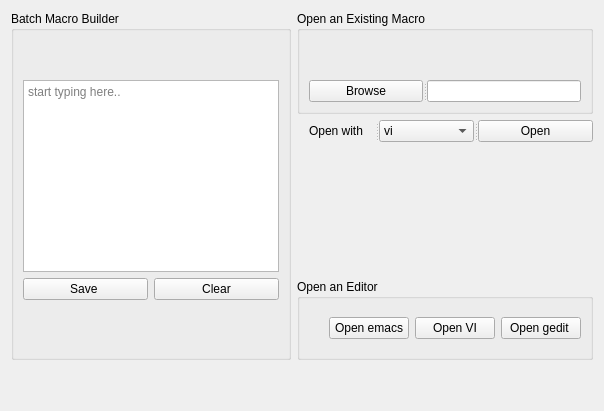
      <widget class="QWidget" name="alignement">
       <attribute name="title">
        <string>Custom Macros</string>
       </attribute>
       <layout class="QGridLayout" name="gridLayout_12">
        <item row="0" column="0" rowspan="4">
         <widget class="QGroupBox" name="groupBox_5">
          <property name="title">
           <string>Batch Macro Builder</string>
          </property>
          <layout class="QGridLayout" name="gridLayout_5">
           <item row="2" column="0">
            <layout class="QGridLayout" name="gridLayout_3">
             <item row="0" column="0">
              <widget class="QPushButton" name="pb_save_cmd">
               <property name="text">
                <string>Save </string>
               </property>
              </widget>
             </item>
             <item row="0" column="1">
              <widget class="QPushButton" name="pb_clear_cmd">
               <property name="text">
                <string>Clear</string>
               </property>
              </widget>
             </item>
            </layout>
           </item>
           <item row="0" column="0">
            <spacer name="verticalSpacer_22">
             <property name="orientation">
              <enum>Qt::Vertical</enum>
             </property>
             <property name="sizeType">
              <enum>QSizePolicy::Fixed</enum>
             </property>
             <property name="sizeHint" stdset="0">
              <size>
               <width>20</width>
               <height>40</height>
              </size>
             </property>
            </spacer>
           </item>
           <item row="1" column="0">
            <widget class="QPlainTextEdit" name="pte_run_cmd">
             <property name="sizePolicy">
              <sizepolicy hsizetype="Expanding" vsizetype="Preferred">
               <horstretch>0</horstretch>
               <verstretch>0</verstretch>
              </sizepolicy>
             </property>
             <property name="placeholderText">
              <string>start typing here..</string>
             </property>
            </widget>
           </item>
           <item row="3" column="0">
            <spacer name="verticalSpacer_26">
             <property name="orientation">
              <enum>Qt::Vertical</enum>
             </property>
             <property name="sizeHint" stdset="0">
              <size>
               <width>20</width>
               <height>40</height>
              </size>
             </property>
            </spacer>
           </item>
          </layout>
         </widget>
        </item>
        <item row="2" column="1">
         <spacer name="verticalSpacer">
          <property name="orientation">
           <enum>Qt::Vertical</enum>
          </property>
          <property name="sizeHint" stdset="0">
           <size>
            <width>20</width>
            <height>131</height>
           </size>
          </property>
         </spacer>
        </item>
        <item row="4" column="1">
         <spacer name="verticalSpacer_2">
          <property name="orientation">
           <enum>Qt::Vertical</enum>
          </property>
          <property name="sizeType">
           <enum>QSizePolicy::Fixed</enum>
          </property>
          <property name="sizeHint" stdset="0">
           <size>
            <width>20</width>
            <height>40</height>
           </size>
          </property>
         </spacer>
        </item>
        <item row="3" column="1">
         <widget class="QGroupBox" name="groupBox_4">
          <property name="title">
           <string>Open an Editor</string>
          </property>
          <layout class="QHBoxLayout" name="horizontalLayout">
           <item>
            <spacer name="verticalSpacer_25">
             <property name="orientation">
              <enum>Qt::Vertical</enum>
             </property>
             <property name="sizeType">
              <enum>QSizePolicy::Fixed</enum>
             </property>
             <property name="sizeHint" stdset="0">
              <size>
               <width>20</width>
               <height>40</height>
              </size>
             </property>
            </spacer>
           </item>
           <item>
            <widget class="QPushButton" name="pb_new_macro_emacs">
             <property name="text">
              <string>Open emacs</string>
             </property>
            </widget>
           </item>
           <item>
            <widget class="QPushButton" name="pb_new_macro_vi">
             <property name="text">
              <string>Open VI</string>
             </property>
            </widget>
           </item>
           <item>
            <widget class="QPushButton" name="pb_new_macro_gedit">
             <property name="text">
              <string>Open gedit </string>
             </property>
            </widget>
           </item>
          </layout>
         </widget>
        </item>
        <item row="0" column="1">
         <widget class="QGroupBox" name="groupBox_7">
          <property name="title">
           <string>Open an Existing Macro</string>
          </property>
          <layout class="QGridLayout" name="gridLayout_4">
           <item row="1" column="0">
            <widget class="QSplitter" name="splitter_3">
             <property name="orientation">
              <enum>Qt::Horizontal</enum>
             </property>
             <widget class="QPushButton" name="pb_browse_a_macro">
              <property name="sizePolicy">
               <sizepolicy hsizetype="Preferred" vsizetype="Preferred">
                <horstretch>0</horstretch>
                <verstretch>0</verstretch>
               </sizepolicy>
              </property>
              <property name="text">
               <string>Browse</string>
              </property>
             </widget>
             <widget class="QLineEdit" name="le_ex_macro">
              <property name="sizePolicy">
               <sizepolicy hsizetype="Expanding" vsizetype="Preferred">
                <horstretch>0</horstretch>
                <verstretch>0</verstretch>
               </sizepolicy>
              </property>
             </widget>
            </widget>
           </item>
           <item row="0" column="0">
            <spacer name="verticalSpacer_24">
             <property name="orientation">
              <enum>Qt::Vertical</enum>
             </property>
             <property name="sizeType">
              <enum>QSizePolicy::Fixed</enum>
             </property>
             <property name="sizeHint" stdset="0">
              <size>
               <width>20</width>
               <height>40</height>
              </size>
             </property>
            </spacer>
           </item>
          </layout>
         </widget>
        </item>
        <item row="1" column="1">
         <widget class="QSplitter" name="splitter_2">
          <property name="orientation">
           <enum>Qt::Horizontal</enum>
          </property>
          <widget class="QLabel" name="label">
           <property name="text">
            <string>Open with</string>
           </property>
           <property name="alignment">
            <set>Qt::AlignCenter</set>
           </property>
          </widget>
          <widget class="QComboBox" name="cb_ex_macro_with">
           <property name="sizePolicy">
            <sizepolicy hsizetype="Preferred" vsizetype="Preferred">
             <horstretch>0</horstretch>
             <verstretch>0</verstretch>
            </sizepolicy>
           </property>
           <item>
            <property name="text">
             <string>vi</string>
            </property>
           </item>
           <item>
            <property name="text">
             <string>gedit</string>
            </property>
           </item>
           <item>
            <property name="text">
             <string>emacs</string>
            </property>
           </item>
          </widget>
          <widget class="QPushButton" name="pb_ex_macro_open">
           <property name="sizePolicy">
            <sizepolicy hsizetype="Preferred" vsizetype="Preferred">
             <horstretch>0</horstretch>
             <verstretch>0</verstretch>
            </sizepolicy>
           </property>
           <property name="text">
            <string>Open</string>
           </property>
          </widget>
         </widget>
        </item>
       </layout>
      </widget>
